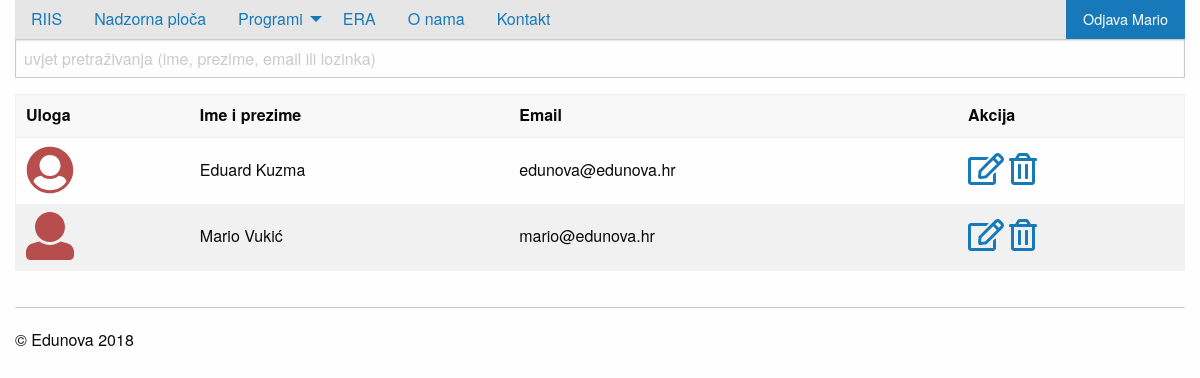
The app's page /privatno/operateri/index.php (signed in) with its own data.
### tables this page shows
create table operater(
sifra int not null primary key auto_increment,
email varchar(50) not null,
lozinka char(32) not null,
ime varchar(50) not null,
prezime varchar(50) not null,
uloga varchar(20) not null,
sessionid char(32),
aktivan boolean not null default false
);

### privatno/operateri/index.php (the view, shortened to what this page needs)
<?php include_once '../../konfiguracija.php';
$veza->exec("update programoperater set
brojotvaranja=brojotvaranja+1 where program=5
and operater=" . $_SESSION[$appID."autoriziran"]->sifra . ";");
$stranica = isset($_GET["stranica"]) ? $_GET["stranica"] : 1;
?>
<!doctype html>
<html class="no-js" lang="en" dir="ltr">
  <head>
    <?php include_once '../../include/head.php'; ?>
  </head>
  <body>
    <div class="grid-container">
      	<?php include_once '../../include/izbornik.php'; ?>
      	<div class="grid-x grid-padding-x">
			<div class="large-12 cell">
				<form method="get">
					<input type="text" name="uvjet"
					placeholder="uvjet pretraživanja (ime, prezime, email ili lozinka)"
					value="<?php echo isset($_GET["uvjet"]) ? $_GET["uvjet"] : "" ?>" />
				</form>
				<?php
					$uvjet = "%" . (isset($_GET["uvjet"]) ? $_GET["uvjet"] : "") . "%";
					$izraz = $veza->prepare("select * from operater
					where concat(ime,prezime,email,uloga) like :uvjet
					order by uloga, prezime, ime limit :stranica, :brojRezultataPoStranici");
					$izraz->bindValue("stranica", $stranica* $brojRezultataPoStranici -  $brojRezultataPoStranici , PDO::PARAM_INT);
					$izraz->bindValue("brojRezultataPoStranici", $brojRezultataPoStranici, PDO::PARAM_INT);
					$izraz->bindParam("uvjet", $uvjet);
					$izraz->execute();
					$rezultati = $izraz->fetchAll(PDO::FETCH_OBJ);
				  ?>
				<table>
					<thead>
						<tr>
							<th>Uloga</th>
							<th>Ime i prezime</th>
							<th>Email</th>
							<th>Akcija</th>
						</tr>
					</thead>
					<tbody>
					<?php
					foreach ($rezultati as $red):
					?>
						<tr>
							<td title="<?php echo $red->uloga ?>"><?php
							if($red->uloga==="admin"){
								echo "<i style=\"color: #b74d4d\" title=\"Administrator\" class=\"fas fa-user-circle fa-3x\"></i>";
							}else{
								echo "<i  style=\"color: #b74d4d\" title=\"Operater\" class=\"fas fa-user fa-3x\"></i>";
							}
								?></td>
							<td><?php echo $red->ime . " " . $red->prezime; ?></td>
							<td><?php echo $red->email; ?></td>
							<td>
								<a href="#"><i class="far fa-edit fa-2x"></i></a>
								<a href="#"><i class="far fa-trash-alt fa-2x"></i></a>
							</td>
						</tr>
					<?php endforeach; ?>
					</tbody>
				</table>
			</div>
		</div>
		<?php include_once '../../include/podnozje.php'; ?>
    </div>
  </body>
</html>

### records on screen
operater: uloga "admin" (drawn), ime "Eduard", prezime "Kuzma", email "edunova@edunova.hr"
operater: uloga "oper" (drawn), ime "Mario", prezime "Vukić", email "mario@edunova.hr"

### other values on screen
$opis "RIIS Nadzorna ploča ERA O nama Kontakt"
$_SESSION[$appID."autoriziran"]->ime "Mario"
